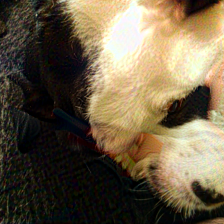
#> input picture Adverserial_Samples_generated_MIRROR/0.png, 224 x 224 px
$ python compare_three_methods_full.py --clean_dir ../Adverserial_Samples_generated_MIRROR --our_dir ../Adverserial_Samples_generated_MIRROR --foa_dir ../Adverserial_Samples_generated_MIRROR --m_dir ../Adverserial_Samples_generated_MIRROR
#> lines starting #> are read from the running program, lines starting #| are printed output that depends on the picture

import argparse
import csv
import json
import math
import os
import re
from typing import Dict, List, Optional, Set, Tuple

import matplotlib
matplotlib.use("Agg")
import matplotlib.pyplot as plt
import matplotlib.cm as cm
import numpy as np
from PIL import Image

VALID_EXT = {".png", ".jpg", ".jpeg", ".bmp", ".webp"}

def load_rgb(path: str) -> np.ndarray:
    return np.array(Image.open(path).convert("RGB"), dtype=np.float32)

def stem_of(path: str) -> str:
    return os.path.splitext(os.path.basename(path))[0]

def find_images_shallow(directory: str) -> Dict[str, str]:
    out = {}
    if not os.path.isdir(directory):
        return out
    for fn in sorted(os.listdir(directory)):
        ext = os.path.splitext(fn)[1].lower()
        if ext in VALID_EXT:
            out[os.path.splitext(fn)[0]] = os.path.join(directory, fn)
    return out

def perturbation_metrics(clean: np.ndarray, adv: np.ndarray) -> Dict[str, float]:
    if clean.shape != adv.shape:
        h, w = clean.shape[:2]
        adv = np.array(Image.fromarray(adv.astype(np.uint8)).resize(
            (w, h), Image.BICUBIC), dtype=np.float32)
    d = adv - clean
    n = float(d.size)
    l1   = float(np.abs(d).sum() / n / 255.0)
    l2   = float(math.sqrt((d ** 2).sum() / n) / 255.0)
    linf = float(np.abs(d).max())
    mse  = float((d ** 2).mean())
    psnr = float(20 * math.log10(255.0 / (math.sqrt(mse) + 1e-8)))
    return {"l1": l1, "l2": l2, "linf_255": linf, "psnr_db": psnr}

def save_noise_pngs(clean: np.ndarray, adv: np.ndarray,
                    out_dir: str, prefix: str) -> None:
    os.makedirs(out_dir, exist_ok=True)
    if clean.shape != adv.shape:
        h, w = clean.shape[:2]
        adv = np.array(Image.fromarray(adv.astype(np.uint8)).resize(
            (w, h), Image.BICUBIC), dtype=np.float32)
    delta = adv - clean

    signed = np.clip(delta * 10.0 + 128.0, 0, 255).astype(np.uint8)
    Image.fromarray(signed, "RGB").save(
        os.path.join(out_dir, f"{prefix}_noise_signed.png"))

    mag = np.sqrt((delta ** 2).sum(axis=2))
    mag_norm = (mag / (mag.max() + 1e-8) * 255).astype(np.uint8)
    hot = cm.get_cmap("hot")
    mag_rgb = (hot(mag_norm / 255.0)[:, :, :3] * 255).astype(np.uint8)
    Image.fromarray(mag_rgb, "RGB").save(
        os.path.join(out_dir, f"{prefix}_noise_magnitude.png"))

def save_noise_panel(samples: List[Tuple[str, np.ndarray, np.ndarray]],
                     out_path: str) -> None:
    n = len(samples)
    fig, axes = plt.subplots(2, n, figsize=(5 * n, 8))
    if n == 1:
        axes = [[axes[0]], [axes[1]]]

    for col, (method, clean, adv) in enumerate(samples):
        d = adv - clean
        signed = np.clip(d * 10.0 + 128.0, 0, 255).astype(np.uint8)
        axes[0][col].imshow(signed)
        axes[0][col].set_title(f"{method}\nSigned noise (10× amp)", fontsize=9)
        axes[0][col].axis("off")

        mag = np.sqrt((d ** 2).sum(axis=2))
        axes[1][col].imshow(mag, cmap="hot")
        axes[1][col].set_title(f"{method}\nMagnitude", fontsize=9)
        axes[1][col].axis("off")

    plt.suptitle("Per-method perturbation noise", fontsize=12, fontweight="bold")
    plt.tight_layout()
    plt.savefig(out_path, dpi=150, bbox_inches="tight")
    plt.close()

def normalise(t: str) -> str:
    return re.sub(r"\s+", " ", t.lower().strip())

def keyword_hit(text: str, keyword: str) -> bool:
    t = normalise(text)
    k = normalise(keyword)
    if k in t:
        return True
    for word in k.split():
        if re.search(r'\b' + re.escape(word) + r'\b', t):
            return True
    return False

def keyword_hits(text: str, keywords: List[str]) -> Dict[str, bool]:
    return {kw: keyword_hit(text, kw) for kw in keywords}

def evaluate_method(
    name: str,
    clean_images: Dict[str, str],
    adv_images: Dict[str, str],
    stems: List[str],
    keywords: List[str],
    noise_out_dir: str,
) -> Tuple[List[Dict], Dict[str, float]]:
    rows = []
    for stem in stems:
        if stem not in clean_images or stem not in adv_images:
            continue
        c_arr = load_rgb(clean_images[stem])
        a_arr = load_rgb(adv_images[stem])

        metrics = perturbation_metrics(c_arr, a_arr)
        row = {"method": name, "stem": stem, **metrics}

        for kw in keywords:
            row[f"kw_{kw}_clean"] = None
            row[f"kw_{kw}_adv"]   = None

        rows.append(row)

        save_noise_pngs(c_arr, a_arr, noise_out_dir, f"{name.replace(' ','_')}_{stem}")

    if not rows:
        return rows, {}

    agg = {
        "method": name,
        "n": len(rows),
        "l1_mean":   float(np.mean([r["l1"]   for r in rows])),
        "l2_mean":   float(np.mean([r["l2"]   for r in rows])),
        "linf_mean": float(np.mean([r["linf_255"] for r in rows])),
        "psnr_mean": float(np.mean([r["psnr_db"]  for r in rows])),
    }
    return rows, agg

def bar_chart(agg_rows: List[Dict], metrics: List[Tuple[str, str]],
              title: str, out_path: str) -> None:
    names  = [r["method"] for r in agg_rows]
    n_met  = len(metrics)
    fig, axes = plt.subplots(1, n_met, figsize=(5 * n_met, 5))
    if n_met == 1:
        axes = [axes]
    palette = ["#4C72B0", "#DD8452", "#55A868", "#C44E52"]
    for ax, (label, key) in zip(axes, metrics):
        vals = [r.get(key, 0) for r in agg_rows]
        bars = ax.bar(names, vals, color=palette[:len(vals)], alpha=0.85)
        ax.set_title(label, fontsize=11, fontweight="bold")
        ax.tick_params(axis="x", rotation=20)
        ax.grid(axis="y", alpha=0.3)
        for bar, v in zip(bars, vals):
            ax.text(bar.get_x() + bar.get_width() / 2,
                    bar.get_height() * 1.01,
                    f"{v:.3f}" if v < 10 else f"{v:.1f}",
                    ha="center", va="bottom", fontsize=9)
    plt.suptitle(title, fontsize=13, fontweight="bold")
    plt.tight_layout()
    plt.savefig(out_path, dpi=150, bbox_inches="tight")
    plt.close()

def asr_chart(agg_rows: List[Dict], keywords: List[str], out_path: str) -> None:
    names = [r["method"] for r in agg_rows]
    palette = ["#4C72B0", "#DD8452", "#55A868"]

    fig, ax = plt.subplots(figsize=(8, 5))
    x = np.arange(len(names))
    w = 0.25
    for ki, kw in enumerate(keywords[:4]):
        vals = [r.get(f"asr_kw_{kw}", 0.0) for r in agg_rows]
        ax.bar(x + ki * w, vals, w, label=kw, alpha=0.85)
    ax.set_xticks(x + w)
    ax.set_xticklabels(names)
    ax.set_ylabel("ASR (fraction)")
    ax.set_title("Attack Success Rate per keyword", fontsize=12, fontweight="bold")
    ax.legend()
    ax.grid(axis="y", alpha=0.3)
    plt.tight_layout()
    plt.savefig(out_path, dpi=150, bbox_inches="tight")
    plt.close()

def noise_grid(method_stem_pairs: List[Tuple[str, str, str]],
               clean_images: Dict[str, str], adv_dict_map: Dict[str, Dict],
               out_path: str, max_stems: int = 5) -> None:
    methods = list(dict.fromkeys(m for m, _, _ in method_stem_pairs))
    stems_used = list(dict.fromkeys(s for _, s, _ in method_stem_pairs))[:max_stems]
    nrows, ncols = len(methods), len(stems_used)
    if nrows == 0 or ncols == 0:
        return
    fig, axes = plt.subplots(nrows, ncols, figsize=(3 * ncols, 3 * nrows))
    if nrows == 1:
        axes = [axes]
    if ncols == 1:
        axes = [[ax] for ax in axes]

    for ri, method in enumerate(methods):
        for ci, stem in enumerate(stems_used):
            ax = axes[ri][ci]
            adv_images = adv_dict_map.get(method, {})
            if stem in clean_images and stem in adv_images:
                c = load_rgb(clean_images[stem])
                a = load_rgb(adv_images[stem])
                if c.shape != a.shape:
                    h, w = c.shape[:2]
                    a = np.array(Image.fromarray(a.astype(np.uint8)).resize(
                        (w, h), Image.BICUBIC), dtype=np.float32)
                mag = np.sqrt(((a - c) ** 2).sum(axis=2))
                ax.imshow(mag, cmap="hot")
            else:
                ax.set_facecolor("#333333")
                ax.text(0.5, 0.5, "N/A", ha="center", va="center",
                        color="white", transform=ax.transAxes)
            ax.set_title(f"{method}\nimg {stem}", fontsize=7)
            ax.axis("off")

    plt.suptitle("Perturbation magnitude per method × image", fontsize=11, fontweight="bold")
    plt.tight_layout()
    plt.savefig(out_path, dpi=150, bbox_inches="tight")
    plt.close()

def main():
    ap = argparse.ArgumentParser()
    ap.add_argument("--clean_dir",  required=True,
                    help="Directory of clean images (flat, named 0.png … 10.png).")
    ap.add_argument("--our_dir",    required=True,
                    help="Our method adv images (flat nips17/ subfolder).")
    ap.add_argument("--foa_dir",    required=True,
                    help="FOA-Attack adv images dir (flat).")
    ap.add_argument("--m_dir",      required=True,
                    help="M-Attack adv images dir (flat).")
    ap.add_argument("--our_sample_root", default=None,
                    help="Optional: our sample_XXXXX dirs root, for loading "
                         "perturbation_delta.npy + noise PNGs already saved.")
    ap.add_argument("--keywords",   default="",
                    help="Comma-separated keywords for ASR/keyword matching.")
    ap.add_argument("--stems",      default=None,
                    help="Comma-separated stems to compare (default: intersection).")
    ap.add_argument("--out_dir",    default="eval/three_way_results",
                    help="Output directory.")
    args = ap.parse_args()

    os.makedirs(args.out_dir, exist_ok=True)
    noise_dir = os.path.join(args.out_dir, "noise_images")
    os.makedirs(noise_dir, exist_ok=True)

    keywords = [k.strip() for k in args.keywords.split(",") if k.strip()]

    clean_map = find_images_shallow(args.clean_dir)
    our_map   = find_images_shallow(args.our_dir)
    foa_map   = find_images_shallow(args.foa_dir)
    m_map     = find_images_shallow(args.m_dir)

    print(f"[Load] clean={len(clean_map)}, ours={len(our_map)}, "
          f"foa={len(foa_map)}, m={len(m_map)}")

    if args.stems:
        forced = [s.strip() for s in args.stems.split(",") if s.strip()]
        all_stems = forced
    else:
        all_stems = sorted(
            set(clean_map) & set(our_map) & set(foa_map) & set(m_map),
            key=lambda x: int(x) if x.isdigit() else x)

    print(f"[Stems] Using {len(all_stems)} stems: {all_stems}")

    methods_cfg = [
        ("Our Method",   our_map),
        ("FOA-Attack",   foa_map),
        ("M-Attack",     m_map),
    ]

    all_per_image_rows: List[Dict] = []
    agg_rows: List[Dict] = []
    adv_dict_map: Dict[str, Dict] = {}

    for name, adv_map in methods_cfg:
        adv_dict_map[name] = adv_map
        per, agg = evaluate_method(
            name, clean_map, adv_map, all_stems, keywords, noise_dir)
#> in perturbation_metrics, `d = adv - clean`: d: shape (224, 224, 3) float32; every value is 0
#> in perturbation_metrics, `l1   = float(np.abs(d).sum() / n / 255.0)`: l1 = 0
#> in perturbation_metrics, `psnr = float(20 * math.log10(255.0 / (math.sqrt(mse) + 1e-8)))`: psnr = 208.1
#> in evaluate_method, `metrics = perturbation_metrics(c_arr, a_arr)`: metrics = {'l1': 0, 'l2': 0, 'linf_255': 0, 'psnr_db': 208.1}
#> in evaluate_method, `row = {"method": name, "stem": stem, **metrics}`: row = {'method': 'Our Method', 'stem': '0', 'l1': 0, 'l2': 0, 'linf_255': 0, 'psnr_db': 208.1}
#> in save_noise_pngs, `signed = np.clip(delta * 10.0 + 128.0, 0, 255).astype(np.uint8)`: signed: shape (224, 224, 3); every value is 128
#> in save_noise_pngs, `mag = np.sqrt((delta ** 2).sum(axis=2))`: mag: shape (224, 224) float32; every value is 0
#> in save_noise_pngs, `mag_norm = (mag / (mag.max() + 1e-8) * 255).astype(np.uint8)`: mag_norm: shape (224, 224); every value is 0
#> in save_noise_pngs, `mag_rgb = (hot(mag_norm / 255.0)[:, :, :3] * 255).astype(np.uint8)`:
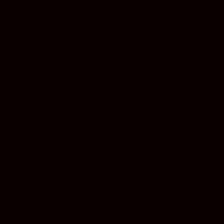
#> mag_rgb: shape (224, 224, 3); mean of channels 0, 1, 2 10, 0, 0; drawn as R, G, B
        all_per_image_rows.extend(per)
        if agg:
            agg_rows.append(agg)
            print(f"[{name}] n={agg['n']:3d}  "
                  f"L1={agg['l1_mean']:.4f}  L2={agg['l2_mean']:.4f}  "
                  f"L∞={agg['linf_mean']:.1f}  PSNR={agg['psnr_mean']:.1f}dB")

    method_stem_pairs = [(name, stem, "")
                         for name, _ in methods_cfg
                         for stem in all_stems]
    noise_grid(method_stem_pairs, clean_map, adv_dict_map,
               os.path.join(args.out_dir, "noise_grid.png"))

    panel_dir = os.path.join(args.out_dir, "noise_panels")
    os.makedirs(panel_dir, exist_ok=True)
    for stem in all_stems:
        samples = []
        for name, adv_map in methods_cfg:
            if stem in clean_map and stem in adv_map:
                c = load_rgb(clean_map[stem])
                a = load_rgb(adv_map[stem])
                samples.append((name, c, a))
        if samples:
            save_noise_panel(samples,
                             os.path.join(panel_dir, f"stem_{stem}_noise_panel.png"))

    if keywords:
        print(f"\n[ASR] Keywords: {keywords}")
        print("[ASR] Note: Keyword matching requires VLM responses.")
        print("[ASR] Loading any saved detailed_report.json from our sample dirs...")

        our_responses: Dict[str, Dict] = {}
        if args.our_sample_root and os.path.isdir(args.our_sample_root):
            for d in sorted(os.listdir(args.our_sample_root)):
                rpt = os.path.join(args.our_sample_root, d, "detailed_report.json")
                if os.path.isfile(rpt):
                    try:
                        rpt_data = json.load(open(rpt))
                        idx = str(int(d.split("_")[1]))
                        our_responses[idx] = rpt_data.get("responses", {})
                    except Exception:
                        pass

        if our_responses:
            print(f"[ASR] Found VLM responses for {len(our_responses)} ours samples.")
            kw_rows = []
            for stem, resp in our_responses.items():
                orig_txt = resp.get("original", "")
                adv_txt  = resp.get("adversarial", "")
                row = {"stem": stem}
                for kw in keywords:
                    row[f"clean_{kw}"]   = keyword_hit(orig_txt, kw)
                    row[f"adv_{kw}"]     = keyword_hit(adv_txt, kw)
                    row[f"asr_{kw}"]     = (not row[f"clean_{kw}"]) and row[f"adv_{kw}"]
                kw_rows.append(row)

            kw_csv = os.path.join(args.out_dir, "keyword_matching_ours.csv")
            if kw_rows:
                with open(kw_csv, "w", newline="") as f:
                    writer = csv.DictWriter(f, fieldnames=list(kw_rows[0].keys()))
                    writer.writeheader(); writer.writerows(kw_rows)
                print(f"[ASR] Saved keyword CSV → {kw_csv}")

            asr_summary = {}
            for kw in keywords:
                hits = sum(r[f"asr_{kw}"] for r in kw_rows)
                asr_summary[kw] = hits / max(len(kw_rows), 1)
                print(f"  [Our Method] ASR({kw}) = {asr_summary[kw]:.2%} ({hits}/{len(kw_rows)})")

            for r in agg_rows:
                if r["method"] == "Our Method":
                    for kw in keywords:
                        r[f"asr_kw_{kw}"] = asr_summary.get(kw, 0.0)
        else:
            print("[ASR] No VLM responses found. To get keyword/ASR stats, run with "
                  "--our_sample_root pointing to the directory that contains sample_XXXXX_YY/ "
                  "subdirs with detailed_report.json files.")

        kw_labels = [f"(a) {keywords[0]}" if len(keywords) > 0 else "",
                     f"(b) {keywords[1]}" if len(keywords) > 1 else "",
                     f"(c) {keywords[2]}" if len(keywords) > 2 else ""]
        kw_labels = [k for k in kw_labels if k]
        print(f"\n  Keyword legend: " + "  ".join(kw_labels))

    per_csv = os.path.join(args.out_dir, "per_image_metrics.csv")
    if all_per_image_rows:
        with open(per_csv, "w", newline="") as f:
            writer = csv.DictWriter(f, fieldnames=list(all_per_image_rows[0].keys()))
            writer.writeheader(); writer.writerows(all_per_image_rows)
        print(f"\n[Save] Per-image CSV → {per_csv}")

    agg_csv = os.path.join(args.out_dir, "aggregate_metrics.csv")
    if agg_rows:
        with open(agg_csv, "w", newline="") as f:
            writer = csv.DictWriter(f, fieldnames=list(agg_rows[0].keys()))
            writer.writeheader(); writer.writerows(agg_rows)
        print(f"[Save] Aggregate CSV → {agg_csv}")

    bar_chart(agg_rows,
              [("L1 Norm (↓ less visible)", "l1_mean"),
               ("L2 Norm (↓ less visible)", "l2_mean"),
               ("L∞ / max pixel (=16 expected)", "linf_mean"),
               ("PSNR dB (↑ less visible)", "psnr_mean")],
              "Perturbation Metrics: Our Method vs FOA-Attack vs M-Attack",
              os.path.join(args.out_dir, "perturbation_metrics.png"))
#> in bar_chart, `plt.savefig(out_path, dpi=150, bbox_inches="tight")`:
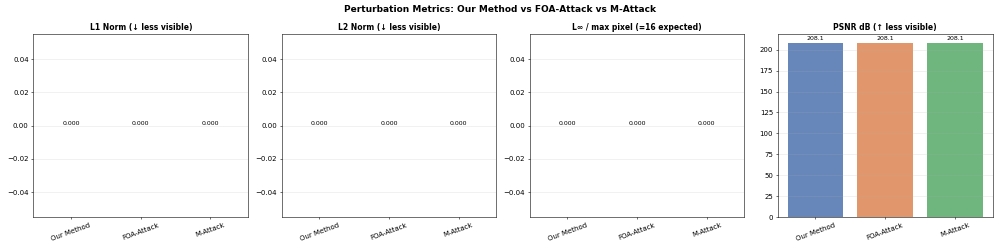
#> figure drawn by matplotlib, 4 panels
    print(f"[Save] Bar chart → {os.path.join(args.out_dir, 'perturbation_metrics.png')}")

    if keywords and any(f"asr_kw_{keywords[0]}" in r for r in agg_rows):
        asr_chart(agg_rows, keywords,
                  os.path.join(args.out_dir, "asr_chart.png"))
        print(f"[Save] ASR chart → {os.path.join(args.out_dir, 'asr_chart.png')}")

    print(f"\n[Done] All outputs in {args.out_dir}")

if __name__ == "__main__":
    main()
